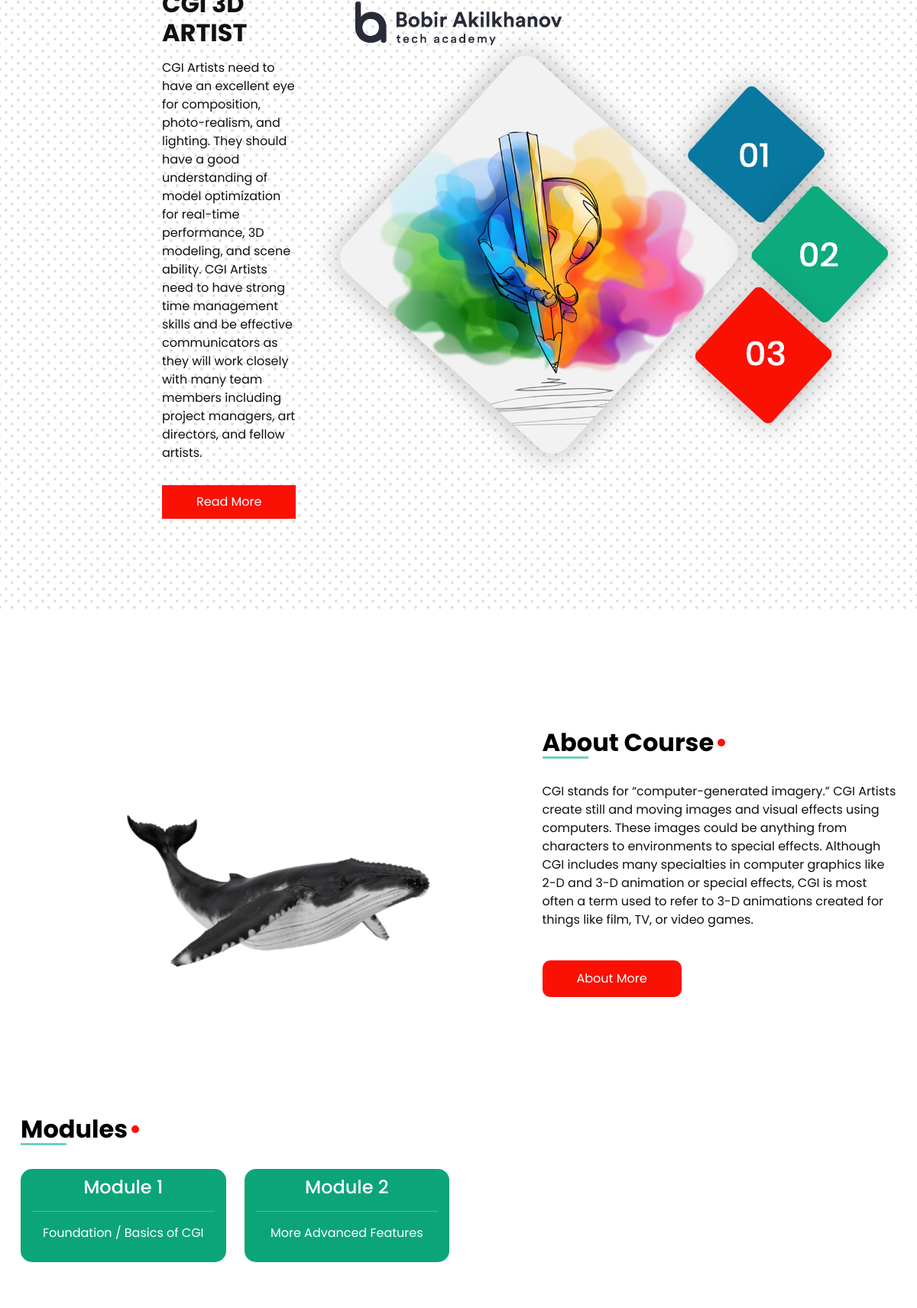
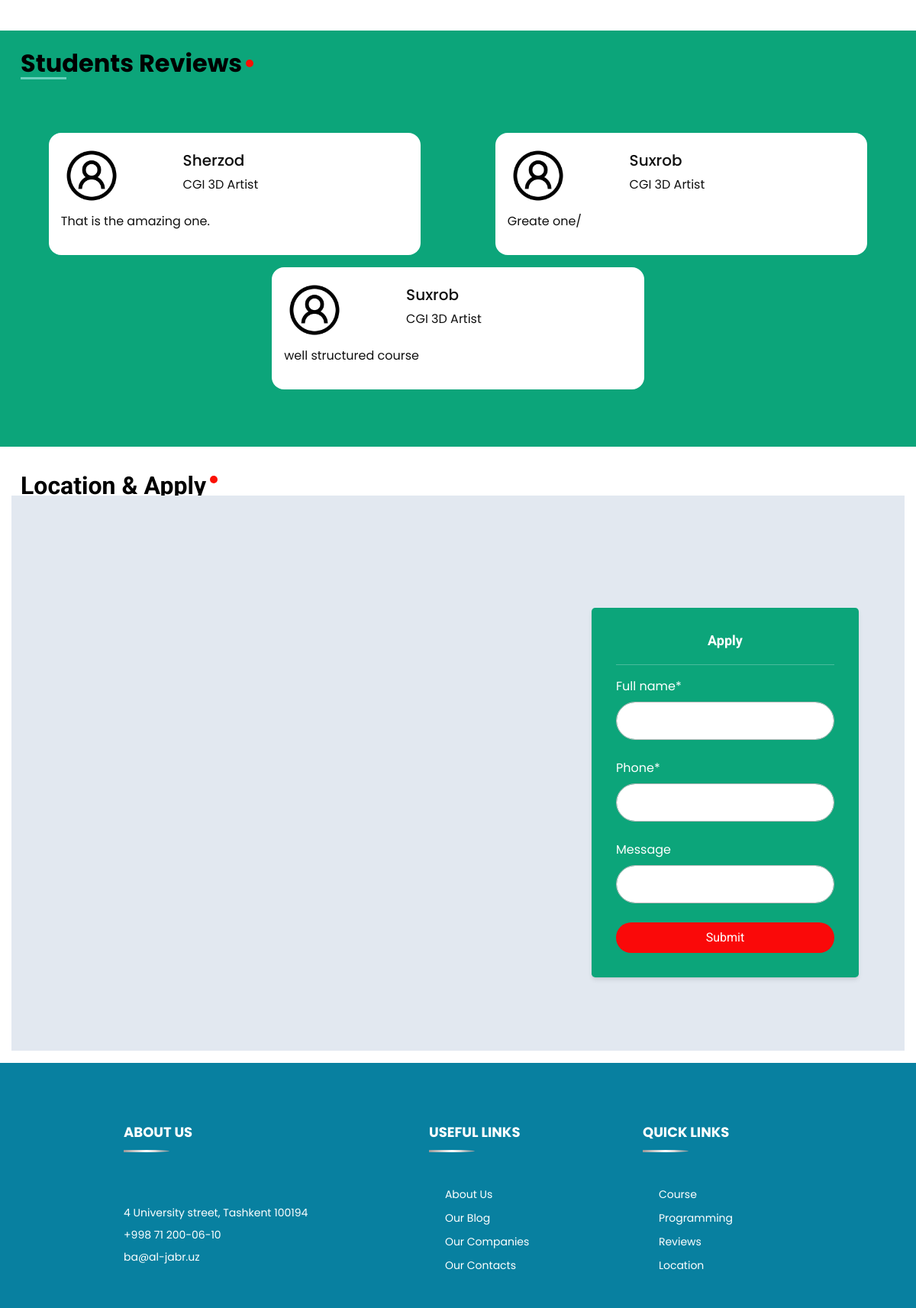
The page / on the database its author committed (2 pictures, top to bottom).
### allinone/models.py (models this page shows, shortened)
class Course(models.Model):
    title = models.CharField(max_length=150)  # VARCHAR()
    description = models.TextField()
    created_at = models.DateTimeField(auto_now_add=True)
    picture = models.ImageField(default="default_cover.png")

class IntroductionInfo(models.Model):
    course = models.OneToOneField(Course, on_delete=models.CASCADE)
    title = models.CharField(max_length=50)
    subtitle = models.CharField(max_length=150)
    body = models.TextField()
    picture = models.ImageField(null=True, default='default-picture.jpg')
    created_at = models.DateTimeField(auto_now_add=True)

class ModuleCourse(models.Model):
    course = models.ForeignKey(Course, on_delete=models.CASCADE)
    title = models.CharField(max_length=50)
    description = models.CharField(max_length=200)

class CourseReview(models.Model):
    user = models.ForeignKey(Student, on_delete=models.CASCADE)
    course = models.ForeignKey(Course, on_delete=models.CASCADE)
    comment = models.TextField()
    starts_given = models.IntegerField(
        validators=[MinValueValidator(1), MaxValueValidator(5)]
    )
    created_at = models.DateTimeField(auto_now_add=True)

class Student(AbstractUser):
    profile_picture = models.ImageField(default="default_profile_pic.png")
    course = models.ForeignKey(Course, on_delete=models.CASCADE, null=True)

### allinone/views.py (the view, shortened to what this page needs)
# urls.py: path('', landing_page, name='landing-page')
@csrf_exempt
def landing_page(request):
    courses = Course.objects.all().order_by('-created_at')
    course = courses[0]
    context = {
        "course":course,
        "form": UserForm()
    }
    return render(request, 'index.html', context)

### allinone/forms.py
class UserForm(forms.Form):
    full_name = forms.CharField()
    phone = forms.CharField()
    message = forms.CharField(required=False, empty_value=None)

### templates/index.html (shortened to what this page needs)
{% load static %}
{% load crispy_forms_tags %}
<!DOCTYPE html>
<html lang="en" xmlns="http://www.w3.org/1999/html">
<head>
  <link href="https://unpkg.com/tailwindcss@^1.0/dist/tailwind.min.css" rel="stylesheet">
  <link rel="stylesheet" type="text/css" href="https://cdnjs.cloudflare.com/ajax/libs/OwlCarousel2/2.1.3/assets/owl.carousel.min.css" />
  <link rel="stylesheet" type="text/css" href="{% static 'css/bootstrap.css' %}" />
  <link href="https://cdn.jsdelivr.net/npm/bootstrap@5.0.2/dist/css/bootstrap.min.css" rel="stylesheet">
  <link href="{% static 'css/style.css' %}" rel="stylesheet" />
  <link href="{% static 'css/responsive.css' %}" rel="stylesheet" />
</head>
<body>
  <div class="hero_area">
    <header class="header_section">
      <div class="container-fluid">
        <a href="{% url 'landing-page'%}">
          <img class="d-block mx-auto" style="width: 25%" src="{% static 'img/logo_ba_2.png' %}" alt="logo" />
        </a>
      </div>
    </header>
    <section class="slider_section">
      <div class="container-fluid">
        <div id="carouselExampleControls" class="carousel slide" data-ride="carousel">
          <div class="carousel-inner">
            <div class="carousel-item active">
              <div class="row">
                <div class="col-md-3 col-lg-2 offset-md-2">
                  <div class="detail-box">
                    <h2>
                      <b>{{ course.introductioninfo.title }}</b>
                    </h2>
                    <p>
                      {{ course.introductioninfo.body }}
                    </p>
                    <div>
                      <a href="#course">
                        Read More
                      </a>
                    </div>
                  </div>
                </div>
                <div class="col-md-7 col-lg-8">
                  <div class="img-box">
                    <img src="{% static 'images/hero.png' %}" alt="" />
                  </div>
                </div>
              </div>
            </div>
          </div>
        </div>
      </div>
    </section>
  </div>
  <section id="programming" class="about_section">
    <div class="container">
      <div class="row">
        <div class="col-md-7">
          <div class="img-box">
            <img style="width: 100%; height: 100%" src="{{ course.picture.url }}" alt="pic" />
          </div>
        </div>
        <div class="col-md-5">
          <div class="detail-box">
            <div class="custom_heading-container">
              <h2>
                About Course
              </h2>
            </div>
            <p>
              {{ course.description }}
            </p>
            <div>
              <a href="#reviews">
                About More
              </a>
            </div>
          </div>
        </div>
      </div>
    </div>
  </section>
  <section id="course" class="do_section layout_padding-bottom">
    <div class="container">
      <div class="custom_heading-container">
        <h2>
          Modules
        </h2>
      </div>
      <div class="row">
        {% for module in course.modulecourse_set.all %}
        <div class="col-md-3 col-sm-6">
          <div class="content-box bg-green">
            <div class="detail-box">
              <h4>
                {{ module.title }}
              </h4>
              <hr>
              <p>
                {{ module.description }}
              </p>
            </div>
          </div>
        </div>
        {% endfor %}
      </div>
    </div>
  </section>
  <section id="reviews" class="layout_padding-bottom" style="background: #0ca57a;">
    <div class="container">
      <div class="custom_heading-container mb-5">
        <h2 class="mt-4">
          Students Reviews
        </h2>
      </div>
      <div class="row d-flex justify-content-center">
        {% for review in course.coursereview_set.all %}
        <div class="col-lg-5 col-11 p-3 bg-white mt-3 mx-auto" style="border-radius: 1rem">
          <div class="row mb-2">
            <div class="col-lg-4 col-4">
                <img style="width: 80px; height: 80px; border-radius: 50%" src="{{ review.user.profile_picture.url }}" alt="pic" />
            </div>
            <div class="col-lg-8 col-8 mt-2">
              <h5>
                {{ review.user.first_name }}
              </h5>
              <p>
                {{ review.user.course.title }}
              </p>
            </div>
          </div>
          <div class="row">
            <div class="col-12">
              <p>
                {{ review.comment }}
              </p>
            </div>
          </div>
        </div>
        {% endfor %}
      </div>
    </div>
  </section>
  <section id="apply" class="container-fluid py-3 contact_section">
    <div class="container mx-auto body-font relative">
      <div class="custom_heading-container">
        <h2 class="text-center pt-3">Location & Apply</h2>
      </div>
      <div class="absolute inset-0 bg-gray-300 mt-5">
        <iframe width="100%" height="100%" frameborder="0" class="rounded-lg" marginheight="0" marginwidth="0" title="map" scrolling="no"  src="https://www.google.com/maps/embed?pb=!1m18!1m12!1m3!1d2995.0086118870613!2d69.19916133202534!3d41.35216653983684!2m3!1f0!2f0!3f0!3m2!1i1024!2i768!4f13.1!3m3!1m2!1s0x38ae8d4a0dce8309%3A0x43e0a115d4b09d1a!2sBobir%20Akilkhanov%20Tech%20Academy!5e0!3m2!1sen!2sus!4v1680260435988!5m2!1sen!2sus" allowfullscreen="" loading="lazy"></iframe>
      </div>
      <div class="container px-5 py-24 mx-auto flex text-white">
        <div style="background: #0CA57A" class="lg:w-1/3 md:w-1/2 rounded-lg p-8 flex flex-col md:ml-auto w-full mt-10 md:mt-0 relative z-10 shadow-md">
          <h2 class="text-lg mb-1 font-medium title-font text-center">Apply</h2>
          <hr>
          <form method="post" class="text-white">
            {{ form | crispy }}
            <button type="submit" class="w-full text-white bg-blue-500 hover:bg-blue-600 px-3 py-2 rounded-md"> Submit </button>
          </form>
        </div>
      </div>
    </div>
</section>
  <div class="footer">
      <div class="row p-0 m-0 container mx-auto">
          <div class="col-md-5">
              <div class="footer-about">
                  <h2>About Us</h2>
                  <br>
                  <p>4 University street, Tashkent 100194</p>
                  <p>+998 71 200-06-10</p>
                  <p>ba@al-jabr.uz</p>
              </div>
          </div>
          <div class="col-md-7">
              <div class="row p-0">
                  <div class="col-md-6">
                      <div class="footer-link">
                          <h2>Useful Links</h2>
                          <a target="_blank" href="https://ba.uz/about/">About Us</a>
                          <a target="_blank" href="https://ba.uz/blog/">Our Blog</a>
                          <a target="_blank" href="https://ba.uz/companies/">Our Companies</a>
                          <a target="_blank" href="https://ba.uz/contact/">Our Contacts</a>
                      </div>
                  </div>
                  <div class="col-md-6">
                      <div class="footer-link">
                          <h2>Quick Links</h2>
                          <a href="#course">Course</a>
                          <a href="#programming">Programming</a>
                          <a href="#reviews">Reviews</a>
                          <a href="#apply">Location</a>
                      </div>
                  </div>
              </div>
          </div>
      </div>
  </div>
</body>
</html>

### static/css/style.css (style rules this page uses)
body { font-family: 'Poppins', sans-serif; color: #101010; background-color: #ffffff; }
.layout_padding-bottom { padding-bottom: 75px; }
.custom_heading-container { display: -webkit-box; display: -ms-flexbox; display: flex; }
.custom_heading-container h2 { color: #000000; font-weight: 700; position: relative; }
.custom_heading-container h2::before { content: ""; width: 60px; height: 3px; position: absolute; left: 0; bottom: -2px; background-color: #6bd1bd; }
.custom_heading-container h2::after { content: ""; width: 10px; height: 10px; position: absolute; top: 50%; right: -15px; -webkit-transform: translateY(-50%); transform: translateY(-50%); background-color: #fb1004; border-radius: 100%; }
.hero_area { height: 100vh; background-image: url(../images/hero-bg.png); }
.header_section .container-fluid { padding-right: 25px; padding-left: 25px; }
a, a:hover, a:focus { text-decoration: none; }
.slider_section { margin-top: -75px; }
.slider_section .row { -webkit-box-align: center; -ms-flex-align: center; align-items: center; }
.slider_section .detail-box p { margin: 15px 0; }
.slider_section .detail-box a { display: inline-block; padding: 10px 45px; background-color: #fb1004; color: #ffffff; border-radius: 0; margin-top: 15px; }
.slider_section .img-box img { width: 100%; }
.about_section .row { -webkit-box-align: center; -ms-flex-align: center; align-items: center; }
.about_section .img-box img { width: 100%; }
.about_section .detail-box p { margin-top: 25px; }
.about_section .detail-box a { display: inline-block; padding: 12px 45px; background-color: #fb1004; color: #ffffff; border-radius: 10px; margin-top: 25px; }
.do_section .content-box { color: #ffffff; text-align: center; padding: 10px 15px; border-radius: 15px; margin: 25px 0; }
.do_section .content-box.bg-green { background-color: #0ca57a; }
.contact_section { color: #fff; background-size: cover; background-repeat: no-repeat; }
.contact_section h2 { margin-bottom: 45px; font-family: 'Roboto', sans-serif; font-weight: bold; }
.contact_section input { width: 100%; border: 0; height: 50px; border-radius: 25px; margin-bottom: 25px; padding-left: 25px; background-color: #ffffff; border: 1px solid #bbbbbb; outline: none; color: #101010; }
.contact_section input::placeholder { color: #131313; }
.contact_section button { background-color: #fa0909; padding: 15px 55px; outline: none; border: none; border-radius: 30px; color: #fff; font-family: 'Roboto', sans-serif; }
.footer { position: relative; padding-top: 5rem; background: #0880A0; }
.footer .footer-about, .footer .footer-link { position: relative; margin-bottom: 45px; }
@media (min-width: 992px) { .footer .container:first-child { max-width: 960px; margin-bottom: 30px; } }
@media (min-width: 992px) { .footer .footer-about, .footer .footer-link { padding: 0 30px; } }
.footer .footer-about h2, .footer .footer-link h2 { position: relative; margin-bottom: 45px; padding-bottom: 15px; font-size: 18px; font-weight: 700; text-transform: uppercase; color: #fff; }
.footer .footer-about h2::after, .footer .footer-link h2::after { position: absolute; content: ""; width: 60px; height: 3px; bottom: 0; left: 0; background: linear-gradient(to left, #999999, #ffffff, #999999); border-radius: 0 100% 100% 0; }
.footer .footer-about p { margin-bottom: 8px; font-size: 14px; color: #ffffff; }
.footer .footer-link a { display: block; margin-bottom: 10px; font-size: 14px; color: #fff; }
.footer .footer-link a::before { position: relative; content: "\f0da"; font-family: "Font Awesome 5 Free"; font-weight: 900; margin-right: 10px; }

### static/css/responsive.css (style rules this page uses)
@media (min-width: 1200px) { .container { max-width: 1170px; } }

### rows shown on the page
Course: introductioninfo.body "CGI Artists need to have an excellent eye for composition, photo-realism, and lighting. They should have a good understanding of model optimization for real-time performance, 3D modeling, and scene ability. CGI Artists need to have strong time management skills and be effective communicators as they will work closely with many team members including project managers, art directors, and fellow artists.", picture (picture), description "CGI stands for “computer-generated imagery.” CGI Artists create still and moving images and visual effects using computers. These images could be anything from characters to environments to special effects. Although CGI includes many specialties in computer graphics like 2-D and 3-D animation or special effects, CGI is most often a term used to refer to 3-D animations created for things like film, TV, or video games."
ModuleCourse: title "Module 1", description "Foundation / Basics of CGI"
ModuleCourse: title "Module 2", description "More Advanced Features"
CourseReview: user.profile_picture (placeholder picture), user.first_name "Sherzod", user.course "CGI 3D Artist", comment "That is the amazing one."
CourseReview: user.profile_picture (placeholder picture), user.first_name "Suxrob", user.course "CGI 3D Artist", comment "Greate one/"
CourseReview: user.profile_picture (placeholder picture), user.first_name "Suxrob", user.course "CGI 3D Artist", comment "well structured course"
